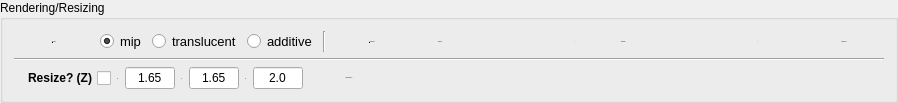
                   <widget class="QGroupBox" name="gridGroupBox">
                    <property name="title">
                     <string>Rendering/Resizing</string>
                    </property>
                    <layout class="QGridLayout" name="gridLayout_2">
                     <item row="5" column="0">
                      <layout class="QHBoxLayout" name="hLayout_Rendering">
                       <property name="sizeConstraint">
                        <enum>QLayout::SetDefaultConstraint</enum>
                       </property>
                       <property name="topMargin">
                        <number>0</number>
                       </property>
                       <item>
                        <spacer name="horizontalSpacer_5">
                         <property name="orientation">
                          <enum>Qt::Horizontal</enum>
                         </property>
                         <property name="sizeType">
                          <enum>QSizePolicy::Fixed</enum>
                         </property>
                         <property name="sizeHint" stdset="0">
                          <size>
                           <width>8</width>
                           <height>20</height>
                          </size>
                         </property>
                        </spacer>
                       </item>
                       <item>
                        <widget class="QCheckBox" name="cbxResizing">
                         <property name="font">
                          <font>
                           <weight>75</weight>
                           <bold>true</bold>
                          </font>
                         </property>
                         <property name="layoutDirection">
                          <enum>Qt::RightToLeft</enum>
                         </property>
                         <property name="text">
                          <string>Resize? (Z)</string>
                         </property>
                         <property name="shortcut">
                          <string>Z</string>
                         </property>
                        </widget>
                       </item>
                       <item>
                        <widget class="QLabel" name="lblVoxelX">
                         <property name="font">
                          <font>
                           <family>12</family>
                           <pointsize>-1</pointsize>
                           <weight>50</weight>
                           <italic>false</italic>
                           <bold>false</bold>
                          </font>
                         </property>
                         <property name="text">
                          <string>VX</string>
                         </property>
                        </widget>
                       </item>
                       <item>
                        <widget class="QLineEdit" name="leVoxelX">
                         <property name="sizePolicy">
                          <sizepolicy hsizetype="Fixed" vsizetype="Fixed">
                           <horstretch>0</horstretch>
                           <verstretch>0</verstretch>
                          </sizepolicy>
                         </property>
                         <property name="maximumSize">
                          <size>
                           <width>50</width>
                           <height>25</height>
                          </size>
                         </property>
                         <property name="text">
                          <string>1.65</string>
                         </property>
                         <property name="alignment">
                          <set>Qt::AlignCenter</set>
                         </property>
                        </widget>
                       </item>
                       <item>
                        <widget class="QLabel" name="lblVoxelY">
                         <property name="font">
                          <font>
                           <family>12</family>
                           <pointsize>-1</pointsize>
                           <weight>50</weight>
                           <italic>false</italic>
                           <bold>false</bold>
                          </font>
                         </property>
                         <property name="text">
                          <string>VY</string>
                         </property>
                        </widget>
                       </item>
                       <item>
                        <widget class="QLineEdit" name="leVoxelY">
                         <property name="sizePolicy">
                          <sizepolicy hsizetype="Fixed" vsizetype="Fixed">
                           <horstretch>0</horstretch>
                           <verstretch>0</verstretch>
                          </sizepolicy>
                         </property>
                         <property name="maximumSize">
                          <size>
                           <width>50</width>
                           <height>25</height>
                          </size>
                         </property>
                         <property name="text">
                          <string>1.65</string>
                         </property>
                         <property name="alignment">
                          <set>Qt::AlignCenter</set>
                         </property>
                        </widget>
                       </item>
                       <item>
                        <widget class="QLabel" name="lblVoxelZ">
                         <property name="font">
                          <font>
                           <family>12</family>
                           <pointsize>-1</pointsize>
                           <weight>50</weight>
                           <italic>false</italic>
                           <bold>false</bold>
                          </font>
                         </property>
                         <property name="text">
                          <string>VZ</string>
                         </property>
                        </widget>
                       </item>
                       <item>
                        <widget class="QLineEdit" name="leVoxelZ">
                         <property name="sizePolicy">
                          <sizepolicy hsizetype="Fixed" vsizetype="Fixed">
                           <horstretch>0</horstretch>
                           <verstretch>0</verstretch>
                          </sizepolicy>
                         </property>
                         <property name="maximumSize">
                          <size>
                           <width>50</width>
                           <height>25</height>
                          </size>
                         </property>
                         <property name="text">
                          <string>2.0</string>
                         </property>
                         <property name="alignment">
                          <set>Qt::AlignCenter</set>
                         </property>
                        </widget>
                       </item>
                       <item>
                        <widget class="QPushButton" name="btnShowPlane">
                         <property name="font">
                          <font>
                           <family>12</family>
                           <pointsize>-1</pointsize>
                           <weight>50</weight>
                           <italic>false</italic>
                           <bold>false</bold>
                          </font>
                         </property>
                         <property name="styleSheet">
                          <string notr="true">background-color:rgba(126, 169, 175,150);</string>
                         </property>
                         <property name="text">
                          <string>Show Entire XY</string>
                         </property>
                         <property name="shortcut">
                          <string>W</string>
                         </property>
                         <property name="flat">
                          <bool>true</bool>
                         </property>
                        </widget>
                       </item>
                       <item>
                        <spacer name="hSpacer2">
                         <property name="orientation">
                          <enum>Qt::Horizontal</enum>
                         </property>
                         <property name="sizeHint" stdset="0">
                          <size>
                           <width>20</width>
                           <height>20</height>
                          </size>
                         </property>
                        </spacer>
                       </item>
                      </layout>
                     </item>
                     <item row="1" column="0">
                      <widget class="Line" name="line_12">
                       <property name="styleSheet">
                        <string notr="true">#line_3 {
	border: 1px solid gray;
}
</string>
                       </property>
                       <property name="orientation">
                        <enum>Qt::Horizontal</enum>
                       </property>
                      </widget>
                     </item>
                     <item row="0" column="0">
                      <layout class="QHBoxLayout" name="horizontalLayout_12">
                       <property name="topMargin">
                        <number>0</number>
                       </property>
                       <item>
                        <widget class="QPushButton" name="btnRenderings">
                         <property name="font">
                          <font>
                           <family>12</family>
                           <pointsize>-1</pointsize>
                           <weight>50</weight>
                           <italic>false</italic>
                           <bold>false</bold>
                           <underline>false</underline>
                          </font>
                         </property>
                         <property name="styleSheet">
                          <string notr="true">background-color:rgba(126, 169, 175,150);</string>
                         </property>
                         <property name="text">
                          <string>&amp;Method</string>
                         </property>
                         <property name="shortcut">
                          <string>Shift+M</string>
                         </property>
                         <property name="flat">
                          <bool>true</bool>
                         </property>
                        </widget>
                       </item>
                       <item>
                        <widget class="QRadioButton" name="rbtnMIP">
                         <property name="font">
                          <font>
                           <pointsize>10</pointsize>
                          </font>
                         </property>
                         <property name="text">
                          <string>mip</string>
                         </property>
                         <property name="checkable">
                          <bool>true</bool>
                         </property>
                         <property name="checked">
                          <bool>true</bool>
                         </property>
                        </widget>
                       </item>
                       <item>
                        <widget class="QRadioButton" name="rbtnTranslucent">
                         <property name="font">
                          <font>
                           <pointsize>10</pointsize>
                          </font>
                         </property>
                         <property name="text">
                          <string>translucent</string>
                         </property>
                        </widget>
                       </item>
                       <item>
                        <widget class="QRadioButton" name="rbtnAdditive">
                         <property name="font">
                          <font>
                           <pointsize>10</pointsize>
                          </font>
                         </property>
                         <property name="text">
                          <string>additive</string>
                         </property>
                        </widget>
                       </item>
                       <item>
                        <widget class="Line" name="line_11">
                         <property name="styleSheet">
                          <string notr="true">#line_2 {
	border: 1px solid red;
}
</string>
                         </property>
                         <property name="orientation">
                          <enum>Qt::Vertical</enum>
                         </property>
                        </widget>
                       </item>
                       <item>
                        <widget class="QPushButton" name="btnColormaps">
                         <property name="font">
                          <font>
                           <family>12</family>
                           <pointsize>-1</pointsize>
                           <weight>50</weight>
                           <italic>false</italic>
                           <bold>false</bold>
                          </font>
                         </property>
                         <property name="styleSheet">
                          <string notr="true">background-color:rgba(126, 169, 175,150);</string>
                         </property>
                         <property name="text">
                          <string>&amp;Colormaps</string>
                         </property>
                         <property name="shortcut">
                          <string/>
                         </property>
                         <property name="flat">
                          <bool>true</bool>
                         </property>
                        </widget>
                       </item>
                       <item>
                        <spacer name="horizontalSpacer">
                         <property name="orientation">
                          <enum>Qt::Horizontal</enum>
                         </property>
                         <property name="sizeHint" stdset="0">
                          <size>
                           <width>20</width>
                           <height>20</height>
                          </size>
                         </property>
                        </spacer>
                       </item>
                       <item>
                        <widget class="QLabel" name="lblVoxelY_3">
                         <property name="font">
                          <font>
                           <family>12</family>
                           <pointsize>-1</pointsize>
                           <weight>50</weight>
                           <italic>false</italic>
                           <bold>false</bold>
                          </font>
                         </property>
                         <property name="text">
                          <string>Clim Min</string>
                         </property>
                        </widget>
                       </item>
                       <item>
                        <widget class="QPushButton" name="btnClimMin_dec">
                         <property name="minimumSize">
                          <size>
                           <width>25</width>
                           <height>0</height>
                          </size>
                         </property>
                         <property name="font">
                          <font>
                           <family>12</family>
                           <pointsize>-1</pointsize>
                           <weight>50</weight>
                           <italic>false</italic>
                           <bold>false</bold>
                          </font>
                         </property>
                         <property name="styleSheet">
                          <string notr="true">background-color:rgba(126, 169, 175,150);</string>
                         </property>
                         <property name="text">
                          <string>-</string>
                         </property>
                         <property name="shortcut">
                          <string>4</string>
                         </property>
                         <property name="flat">
                          <bool>true</bool>
                         </property>
                        </widget>
                       </item>
                       <item>
                        <widget class="QPushButton" name="btnClimMin_inc">
                         <property name="minimumSize">
                          <size>
                           <width>25</width>
                           <height>0</height>
                          </size>
                         </property>
                         <property name="font">
                          <font>
                           <family>12</family>
                           <pointsize>-1</pointsize>
                           <weight>50</weight>
                           <italic>false</italic>
                           <bold>false</bold>
                          </font>
                         </property>
                         <property name="styleSheet">
                          <string notr="true">background-color:rgba(126, 169, 175,150);</string>
                         </property>
                         <property name="text">
                          <string>+</string>
                         </property>
                         <property name="shortcut">
                          <string>3</string>
                         </property>
                         <property name="flat">
                          <bool>true</bool>
                         </property>
                        </widget>
                       </item>
                       <item>
                        <widget class="QLabel" name="lblVoxelY_4">
                         <property name="font">
                          <font>
                           <family>12</family>
                           <pointsize>-1</pointsize>
                           <weight>50</weight>
                           <italic>false</italic>
                           <bold>false</bold>
                          </font>
                         </property>
                         <property name="text">
                          <string>Clim Max</string>
                         </property>
                        </widget>
                       </item>
                       <item>
                        <widget class="QPushButton" name="btnClimMax_dec">
                         <property name="minimumSize">
                          <size>
                           <width>25</width>
                           <height>0</height>
                          </size>
                         </property>
                         <property name="font">
                          <font>
                           <family>12</family>
                           <pointsize>-1</pointsize>
                           <weight>50</weight>
                           <italic>false</italic>
                           <bold>false</bold>
                          </font>
                         </property>
                         <property name="styleSheet">
                          <string notr="true">background-color:rgba(126, 169, 175,150);</string>
                         </property>
                         <property name="text">
                          <string>-</string>
                         </property>
                         <property name="shortcut">
                          <string>2</string>
                         </property>
                         <property name="flat">
                          <bool>true</bool>
                         </property>
                        </widget>
                       </item>
                       <item>
                        <widget class="QPushButton" name="btnClimMax_inc">
                         <property name="minimumSize">
                          <size>
                           <width>25</width>
                           <height>0</height>
                          </size>
                         </property>
                         <property name="font">
                          <font>
                           <family>12</family>
                           <pointsize>-1</pointsize>
                           <weight>50</weight>
                           <italic>false</italic>
                           <bold>false</bold>
                          </font>
                         </property>
                         <property name="styleSheet">
                          <string notr="true">background-color:rgba(126, 169, 175,150);</string>
                         </property>
                         <property name="text">
                          <string>+</string>
                         </property>
                         <property name="shortcut">
                          <string>1</string>
                         </property>
                         <property name="flat">
                          <bool>true</bool>
                         </property>
                        </widget>
                       </item>
                       <item>
                        <widget class="QPushButton" name="btnShowSlice">
                         <property name="font">
                          <font>
                           <family>12</family>
                           <pointsize>-1</pointsize>
                           <weight>50</weight>
                           <italic>false</italic>
                           <bold>false</bold>
                          </font>
                         </property>
                         <property name="styleSheet">
                          <string notr="true">background-color:rgba(126, 169, 175,150);</string>
                         </property>
                         <property name="text">
                          <string>Show Slice</string>
                         </property>
                         <property name="shortcut">
                          <string>W</string>
                         </property>
                         <property name="flat">
                          <bool>true</bool>
                         </property>
                        </widget>
                       </item>
                      </layout>
                     </item>
                    </layout>
                   </widget>
